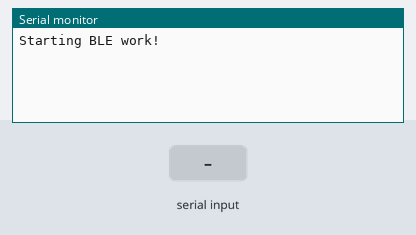
Recording of a sketch running on a simulated ESP32. On the bench: the last lines printed to the serial monitor. The inputs (shaded band) are chosen by the test bench.

Above: at 1.2 s.
1.3 s: "1" received over the second serial link
At 3.0 s:
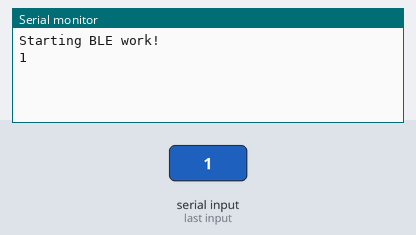
3.8 s: "0" received over the second serial link
At 5.2 s:
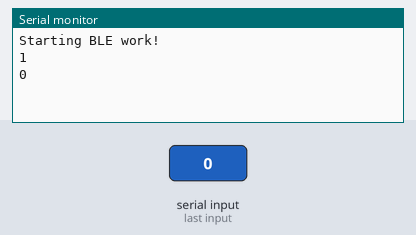
5.3 s: "2" received over the second serial link
At 7.3 s:
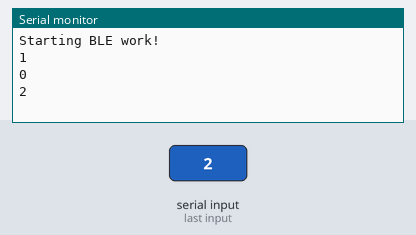

Measured:
- after the input at 1.3 s, the serial monitor: prints a new line after 1.0 s (image 1)
- after the input at 3.8 s, the serial monitor: prints a new line after 1.0 s (image 2)
- after the input at 5.3 s, the serial monitor: prints a new line after 1.0 s (image 3)

The sketch:

ReadingArduinoFromESP.ino
```cpp
/*
This is for the ESP32 module
*/

//#include <BleMouse.h>
//BleMouse bleMouse;

#define RX_PIN 16
#define TX_PIN 17

void setup(){
  Serial.begin(38400);
  Serial.println("Starting BLE work!");

  Serial2.begin(38400, SERIAL_8N1, RX_PIN, TX_PIN);

  //bleMouse.begin();

}

void loop(){
    // String raw_input = Serial2.readString();
    // //int index = raw_input.indexOf(";");
    // String button_str = Serial2.readStringUntil(':');
    // String x_str = Serial2.readStringUntil(',');
    // int y_str = Serial2.parseInt();

    // Serial.print(raw_input + "<arduino<");
    // Serial.println(button_str + "poo" + x_str + "aed" + y_str);

      Serial.println(Serial2.readString());

}
```
